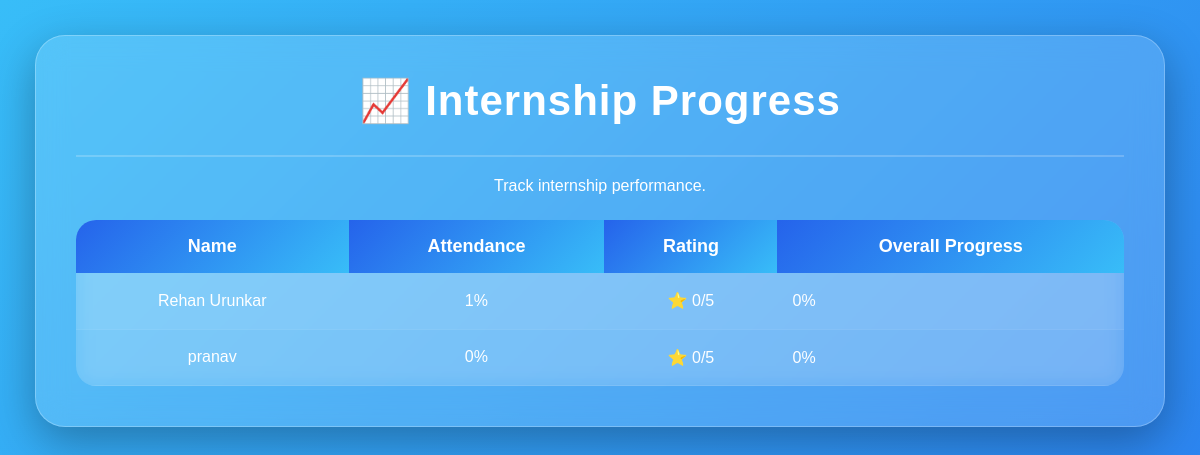
Page /progress on the earlier database version.
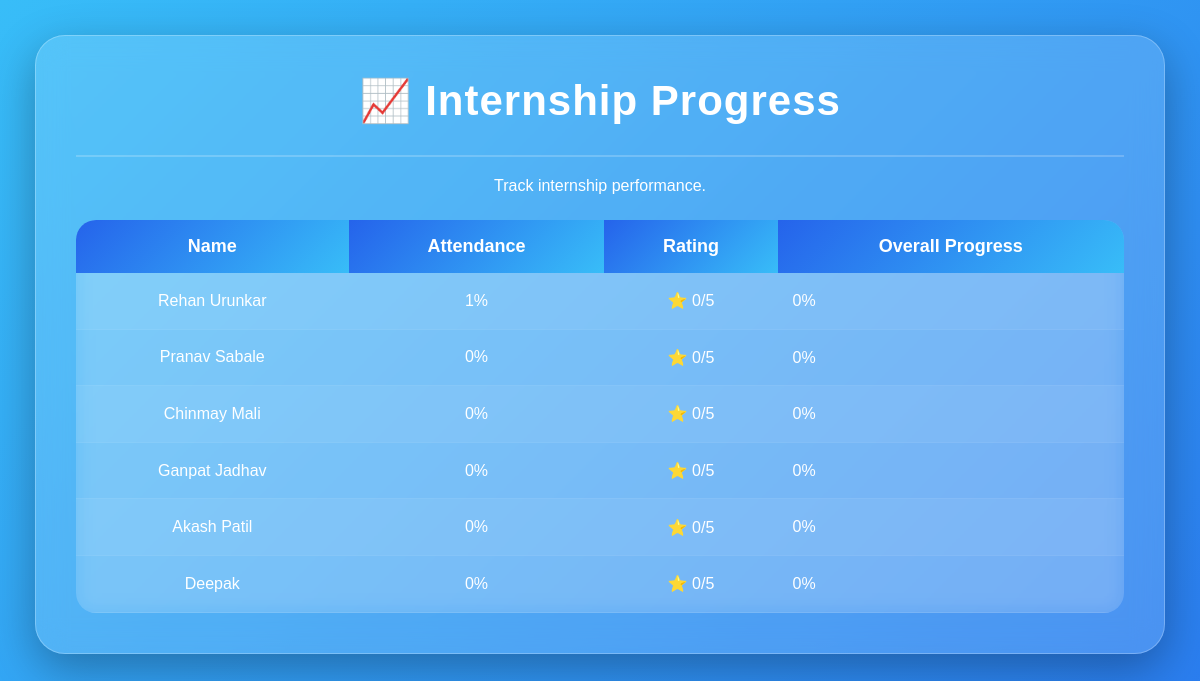
Same page on the later database version.
### tables this page shows
CREATE TABLE students(
    id INTEGER PRIMARY KEY AUTOINCREMENT,
    name TEXT,
    email TEXT,
    department TEXT,
    attendance INTEGER DEFAULT 0,
    tasks_completed INTEGER DEFAULT 0,
    rating INTEGER DEFAULT 0
);

### app.py (the view)
@app.route('/progress')
def progress():
    conn = sqlite3.connect("internship.db")
    cursor = conn.cursor()
    cursor.execute("""
    SELECT name, attendance, rating
    FROM students
    """)
    students = cursor.fetchall()
    conn.close()
    return render_template(
        "progress.html",
        students=students
    )

### templates/progress.html (shortened to what this page needs)
<!DOCTYPE html>
<html>
<head>
<link rel="stylesheet"
href="{{ url_for('static', filename='style.css') }}">
</head>
<body>
<div class="container">
<h1>📈 Internship Progress</h1>
<hr style="margin:20px 0;border:1px solid rgba(255,255,255,0.2);">
<p style="text-align:center;color:white;margin-bottom:25px;">
Track internship performance.
</p>
<table>
<tr>
<th>Name</th>
<th>Attendance</th>
<th>Rating</th>
<th>Overall Progress</th>
</tr>
{% for s in students %}
<tr>
<td>{{ s[0] }}</td>
<td>{{ s[1] }}%</td>
<td>⭐ {{ s[2] }}/5</td>
<td>
{{ ((s[1]+(s[2]*20))/2)|int }}%
</td>
</tr>
{% endfor %}
</table>
</div>
</body>
</html>

Differences in the rows shown:
removed students: name "pranav", attendance "0", rating "0", ((s[1]+(s[2]*20))/2)|int "0"
added students: name "Pranav Sabale", attendance "0", rating "0", ((s[1]+(s[2]*20))/2)|int "0"
added students: name "Chinmay Mali", attendance "0", rating "0", ((s[1]+(s[2]*20))/2)|int "0"
added students: name "Ganpat Jadhav", attendance "0", rating "0", ((s[1]+(s[2]*20))/2)|int "0"
added students: name "Akash Patil", attendance "0", rating "0", ((s[1]+(s[2]*20))/2)|int "0"
added students: name "Deepak", attendance "0", rating "0", ((s[1]+(s[2]*20))/2)|int "0"
